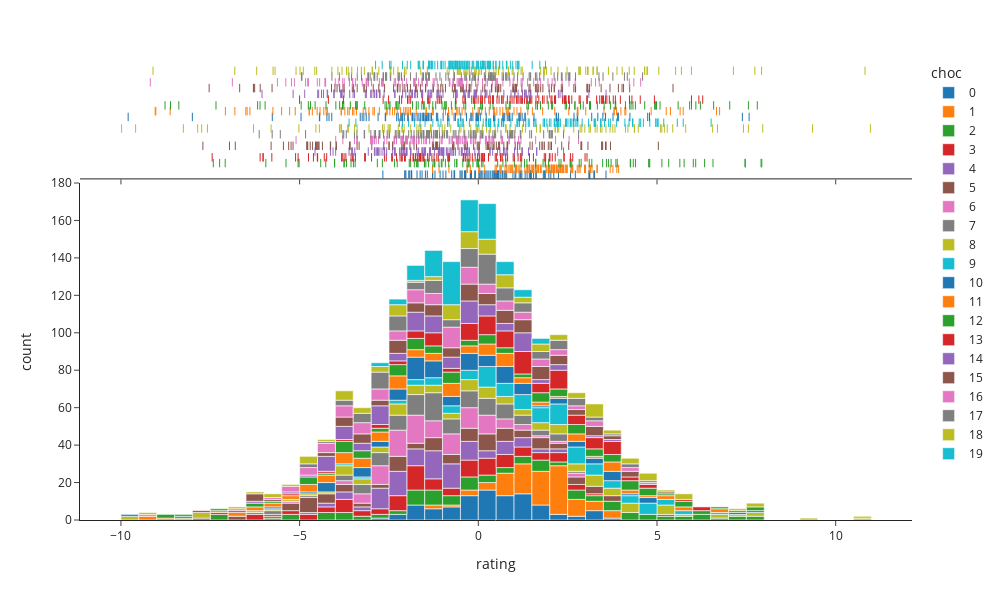

The notebook cell this image was saved under:
### Markdown cell above
## Visualising individual ratings

Individuals' ratings of chocolates are defined to be normally distributed, with the means and standard deviations of those normal distributions being the results of the population effects described above. So, each chocolate has a population level mean and standard deviation in appeal, and then the individual people have appeal ratings for each chocolate drawn from the normal distributions defined by those parameters.

Here we can see the total spread of all rating values given by people for all chocolates, as well as colour coding to show which chocolates fell into which areas on the appeal scale.

Due to the compounding effect of the individual variation on top of the population level variation in appeal, the range of values on the appeal scale is wider at the individual level than it was at the population level, with some ratings below -4 or above 4. The ratings remain constrained however to a range of values in a region of the scale, since the assumptions in each level of the generative model limit how wide the ratings can be.

### Code cell
sim_viz.plot_ratings(color='choc',
                     marginal='rug')
